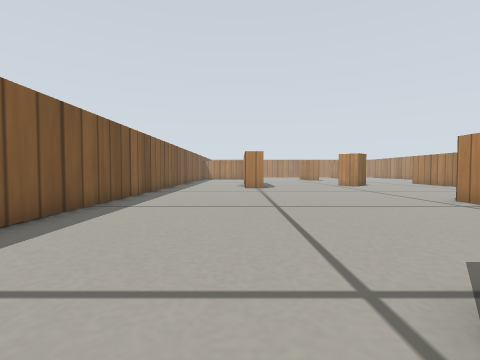
[1] (above)

19 first-person views from a walk through a robot-simulator world made for Gazebo. The camera is 0.19 m above the floor, tilts 2° down and sees 85° across. The floor is counted in squares, 0.2 m on a side. Each view is taken from the middle of a square. On the plan, view 1 faces up. The plan holds only what a view shows up to about 11 squares ahead; the rest is blank. Gazebo's built-in surfaces are drawn with simple patterns.

[2]
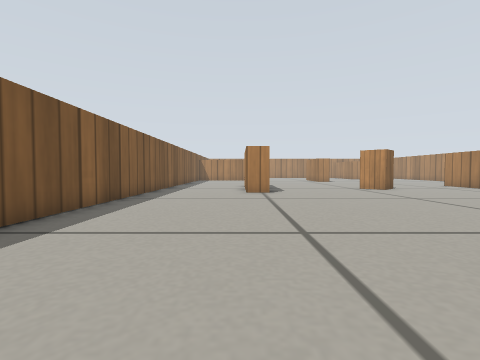

[3]
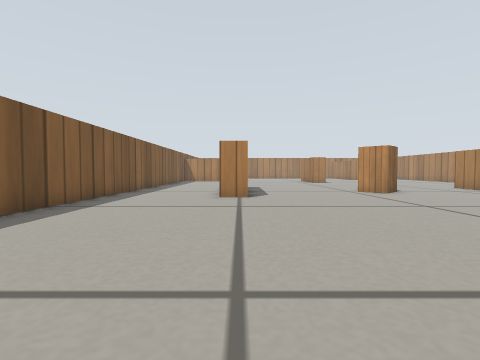

[4]
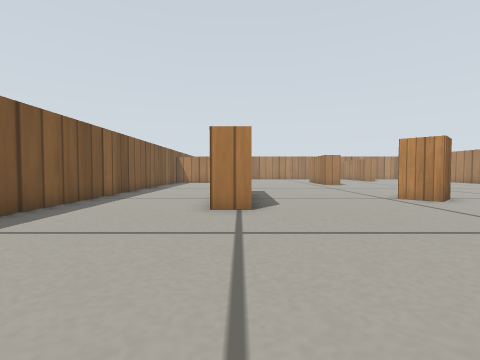

[5]
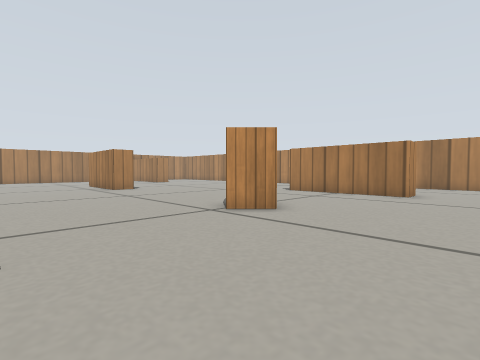

[6]
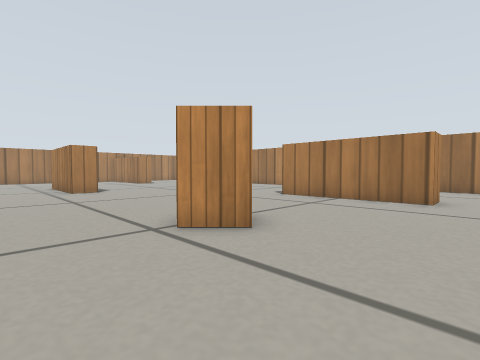

[7]
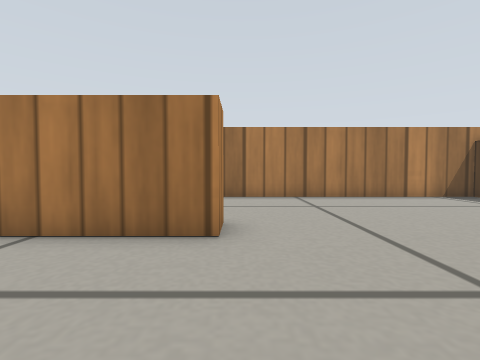

[8]
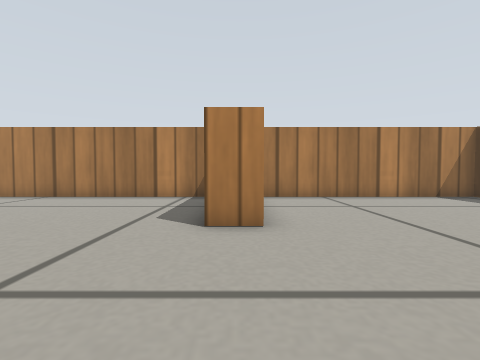

[9]
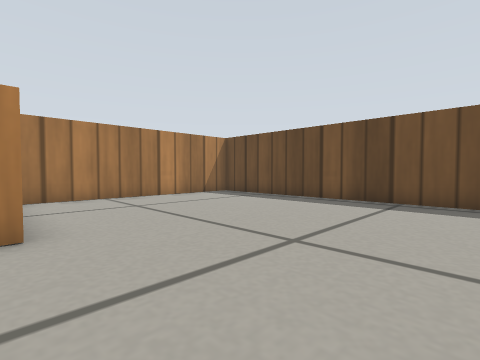

[10]
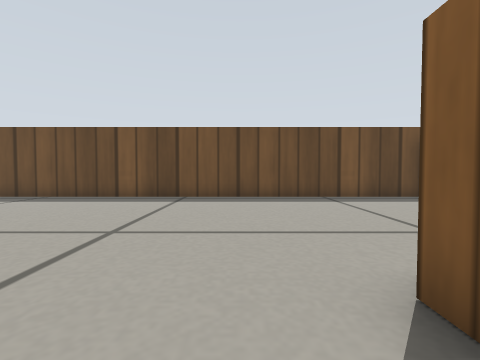

[11]
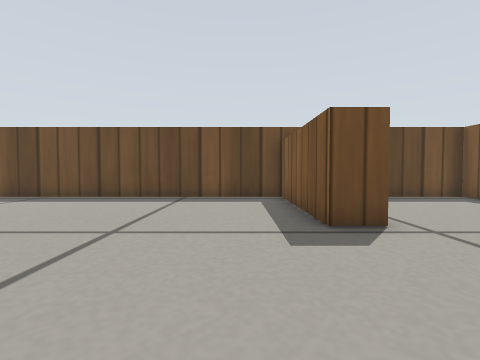

[12]
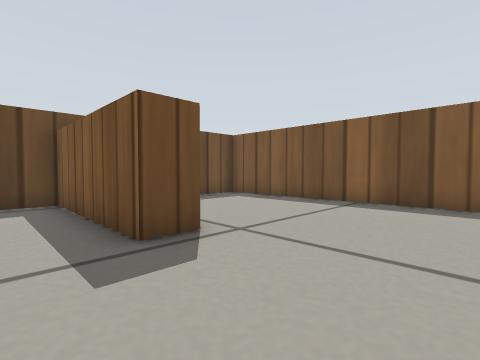

[13]
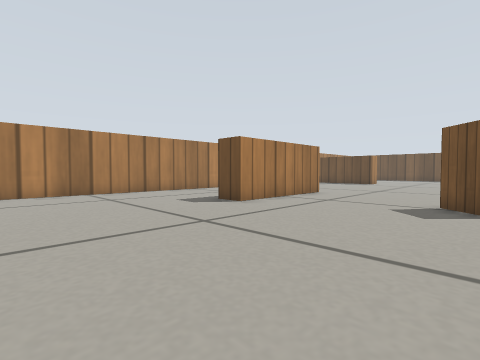

[14]
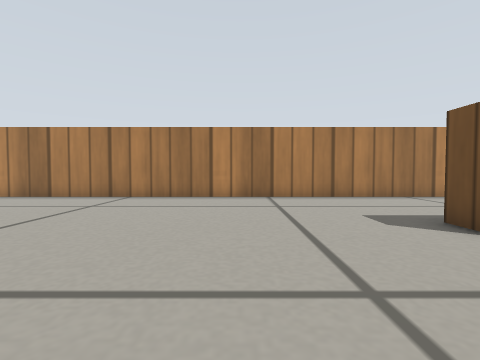

[15]
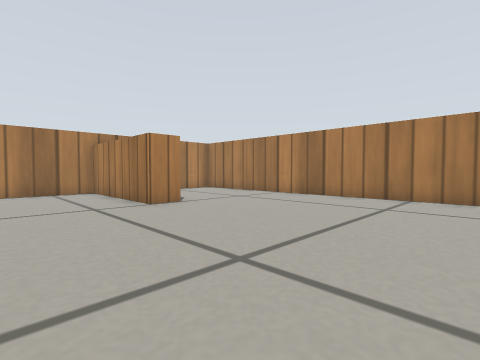

[16]
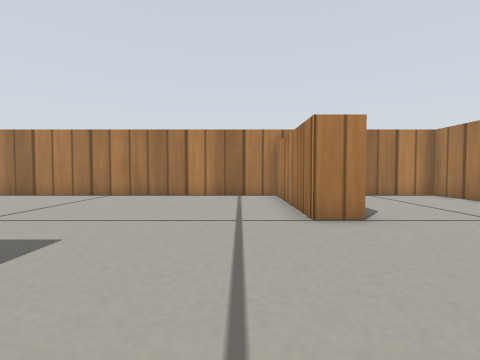

[17]
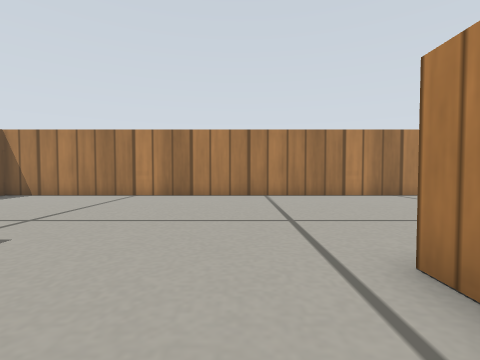

[18]
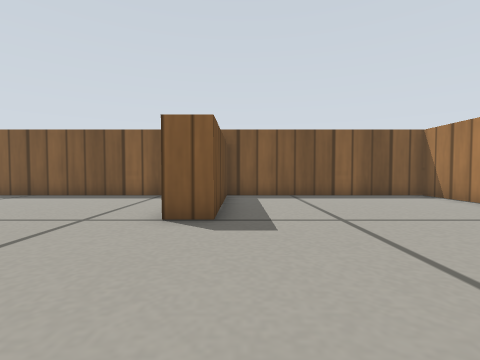

[19]
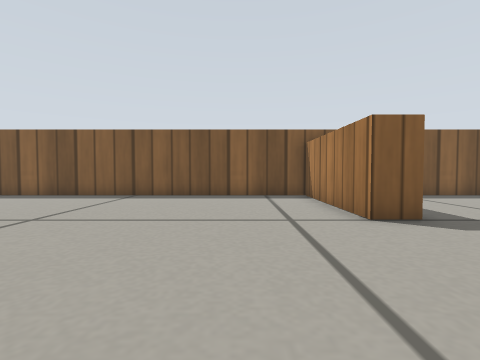

### Floor plan
Points are (right, up) in squares from view 1. A wall is a line through its corners. A room is listed if a view was taken in it or the views show most of it. See-through windows are left out.
Room 1 (views 1, 2, 3, 4, 5, 6, 7, 8, 9, 10, 11, 12, 13, 14, 15, 16, 17, 18, 19)
walls: (13.8, 14.3) (12.7, 14.3) (12.7, 19.3) (13.8, 19.3); (1.4, 14.3) (0.2, 14.3); (6.7, 7.2) (6.7, 8.1); (7.1, 25.5) (6.7, 25.5) (6.7, 26); (7.7, 4.6) (7.7, 4); (13.4, 4.5) (13.4, 5.6); (6.7, 28.8) (6.7, 29.5); (18.4, 5.5) (18.4, 31.6); (1.4, 1.6) (2.5, 1.6) (2.5, -3.4) (18.4, -3.4) (18.4, 4.2); (13.5, 32) (12.4, 32) (12.4, 37) (-4, 37) (-4, 29.5); (-3.6, 29.5) (1, 29.5) (1, 28.5) (-4, 28.5) (-4, -3.4) (-1.2, -3.4); (18.4, 35) (18.4, 37) (15.7, 37)
objects: wooden box (7, 16) to (8, 17)

Where each view was taken, in squares from view 1:
view 1: 0 up, 0 right, facing up
view 2: 3 up, 0 right, facing up
view 3: 5 up, 1 right, facing up
view 4: 8 up, 1 right, facing up
view 5: 12 up, 2 right, facing up-right
view 6: 13 up, 4 right, facing up-right
view 7: 14 up, 9 right, facing right
view 8: 5 up, 9 right, facing right
view 9: 5 up, 9 right, facing down-right
view 10: 6 up, 9 right, facing down
view 11: 6 up, 4 right, facing down
view 12: 5 up, 4 right, facing down-left
view 13: 25 up, 7 right, facing down-right
view 14: 23 up, 9 right, facing right
view 15: 25 up, 9 right, facing up-right
view 16: 27 up, 11 right, facing up
view 17: 27 up, 5 right, facing up
view 18: 30 up, 6 right, facing left
view 19: 26 up, 6 right, facing left
